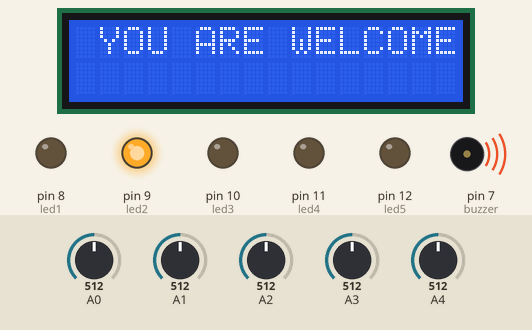
This sketch was run on a simulated Arduino Uno, built with avr-gcc and run on an emulated ATmega328P. Parts: 16×2 character LCD, output pins drawn as LEDs (lit = HIGH), buzzer (waves = sounding, pin HIGH). Inputs (shaded band) come from the test bench; at power-on: A0 = 512, A2 = 512, A3 = 512, A1 = 512, A4 = 512. What the sketch prints to the serial monitor is not drawn.

Above: at 1.9 s.
At 3.5 s:
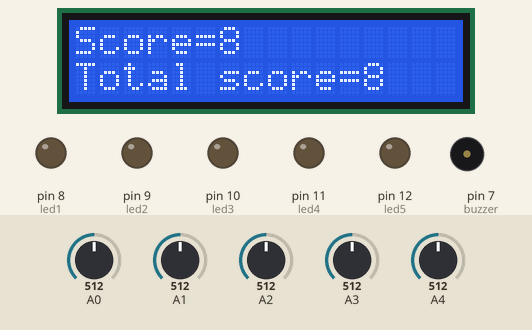
3.6 s: A0 set to 972
5.6 s: A0 set to 1005
At 7.9 s:
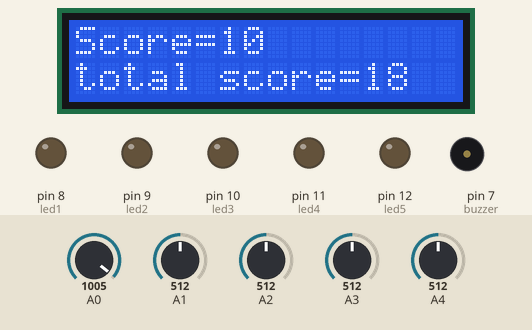
8.7 s: A2 set to 685
10.6 s: A2 set to 707
At 12.2 s:
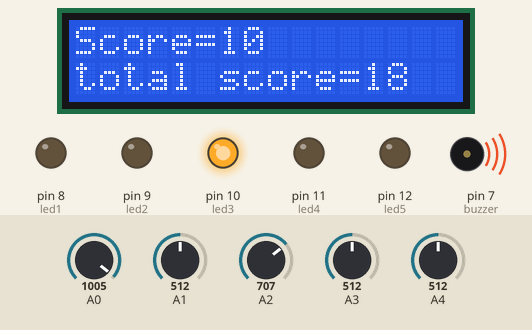
13.7 s: A3 set to 788
15.6 s: A3 set to 813
At 17.1 s:
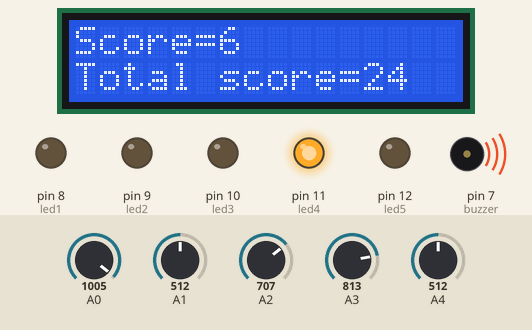
Timing chart, 0 to 19.0 s (numbered marks = the images above; inputs shaded):
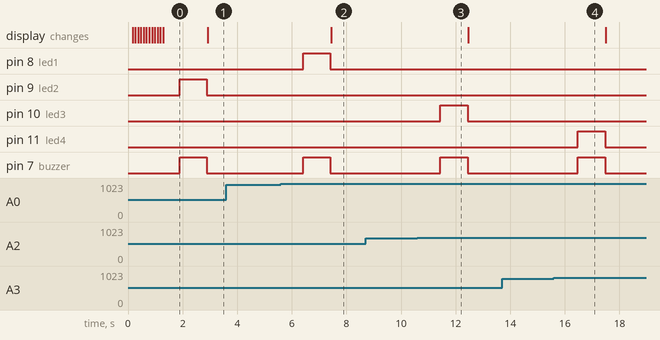

Measured:
- the behaviour switches between 990 and 991 on A0 (found by bisection; images 1 and 2)
- the behaviour switches between 699 and 700 on A2 (found by bisection; images 2 and 3)
- the behaviour switches between 800 and 801 on A3 (found by bisection; images 3 and 4)
- after the input at 3.6 s, every drawn part: stays the same
- after the input at 5.6 s, pin 8 (led1), pin 7 (buzzer): LOW → HIGH after 0.81 s, → LOW 1.0 s later; the display: changes after 1.8 s (image 2)
- after the input at 8.7 s, every drawn part: stays the same
- after the input at 10.6 s, pin 10 (led3), pin 7 (buzzer): LOW → HIGH after 0.84 s, → LOW 1.0 s later
- after the input at 13.7 s, every drawn part: stays the same
- after the input at 15.6 s, pin 11 (led4), pin 7 (buzzer): LOW → HIGH after 0.87 s, → LOW 1.0 s later
- what the display in image 0 shows lasts 1.6 s, from 1.3 s to 2.9 s

The sketch:

Archery_code.ino
```cpp
//Archery code, Written by Nauser Alam on 24/10/2023;
#include<Wire.h>
#include <LiquidCrystal_I2C.h>
#include<string.h>
#include <SoftwareSerial.h>
LiquidCrystal_I2C lcd(0x27, 16, 2);
SoftwareSerial BTSerial(10, 11);
#define lcd_pin1 A0;
#define lcd_pin2 A1;
#define lcd_pin3 A2;
#define lcd_pin4 A3;
#define lcd_pin5 A4;
//#define led1 8;
//#define led2 9;
//#define buzzer 10;
int c=0;
int e=990,e1=499,e2=699,e3=800,e4=920;


void setup() {
  int led1=8;
  int led2=9;
  int led3=10;
  int led4=11;
  int led5=12;
  int buzzer=7;
 //lcd.begin(16,2);
 lcd.init();
  lcd.setBacklight(1);
  Serial.begin(9600);
  pinMode(led1,OUTPUT);
  pinMode(led2,OUTPUT);
  pinMode(led3,OUTPUT);
  pinMode(led4,OUTPUT);
  pinMode(led5,OUTPUT);
  pinMode(buzzer,OUTPUT);
   displayMovingWords(100);

}


void loop(){
  int analogreading1=analogRead(A0);
  int analogreading2=analogRead(A1);
  int analogreading3=analogRead(A2);
  int analogreading4=analogRead(A3);
  int analogreading5=analogRead(A4);
//  int analogreading2=analogRead(A1);
//  Serial.print("p1=");
//  Serial.print(analogreading1);
//  delay(100);
// Serial.println("p2=");
// Serial.print(analogreading2);
//  delay(100);
//    Serial.println("pressure3=");
//  Serial.print(analogreading3);
//    delay(100);
// Serial.println("pressure4=");
// Serial.print(analogreading4);
//  delay(100);
//   Serial.println("pressure5=");
// Serial.print(analogreading5);

 delay(500);
 //***************************************************************
  if (analogreading1>e) {
    e=analogreading1;
    digitalWrite(8,HIGH);
    digitalWrite(7,HIGH);
    delay(1000);
    digitalWrite(8,LOW);
    digitalWrite(7,LOW);
    lcd.clear();
    c=c+10;
    BTSerial.print(10);
    BTSerial.print(c);
    lcd.setCursor(0,0);
    lcd.print("Score=10");
    lcd.setCursor(0,1);
    lcd.print("total score=");
    lcd.print(c);
    Serial.print(10);
    //Serial.print(c);
    delay(1000);

  }


  //****************************************************************

  //****************************************************************
   if (analogreading2>e1) {
     e1=analogreading2;
    digitalWrite(9,HIGH);
    digitalWrite(7,HIGH);
    delay(1000);
    digitalWrite(9,LOW);
    digitalWrite(7,LOW);

    c=c+8;
    BTSerial.print(8);
    BTSerial.print(c);
    lcd.clear();
    lcd.setCursor(0,0);
    lcd.print("Score=8");
    lcd.setCursor(0,1);
    lcd.print("Total score=");
    lcd.print(c);
    Serial.print(8);
    //Serial.print(c);
    delay(1000);
      }
      //***************************************************************
      //***************************************************************
         if (analogreading3>e2) {
     e2=analogreading3;
    digitalWrite(10,HIGH);
    digitalWrite(7,HIGH);
    delay(1000);
    digitalWrite(10,LOW);
    digitalWrite(7,LOW);

    c=c+6;
    BTSerial.print(6);
    BTSerial.print(c);
    lcd.clear();
    lcd.setCursor(0,0);
    lcd.print("Score=6");
    lcd.setCursor(0,1);
    lcd.print("Total score=");
    lcd.print(c);
    Serial.print(6);
    //Serial.print(c);
    delay(1000);
    }

      //***************************************************************

            //***************************************************************
         if (analogreading4>e3) {
     e3=analogreading4;
    digitalWrite(11,HIGH);
    digitalWrite(7,HIGH);
    delay(1000);
    digitalWrite(11,LOW);
    digitalWrite(7,LOW);

    c=c+4;
    BTSerial.print(4);
    BTSerial.print(c);
    lcd.clear();
    lcd.setCursor(0,0);
    lcd.print("Score=4");
    lcd.setCursor(0,1);
    lcd.print("Total score=");
    lcd.print(c);
    Serial.print(4);
    //Serial.print(c);
    delay(1000);
    }

      //***************************************************************

            //***************************************************************
         if (analogreading5>e4) {
     e4=analogreading5;
    digitalWrite(12,HIGH);
    digitalWrite(7,HIGH);
    delay(1000);
    digitalWrite(12,LOW);
    digitalWrite(7,LOW);

    c=c+2;
    BTSerial.print(2);
    BTSerial.print(c);
    lcd.clear();
    lcd.setCursor(0,0);
    lcd.print("Score=2");
    lcd.setCursor(0,1);
    lcd.print("Total score=");
    lcd.print(c);
    Serial.print(2);
    //Serial.print(c);
    delay(1000);
    }

      //***************************************************************

}
  /////////////////////////////////////

// Function to display moving words;
void displayMovingWords(int speed) {
  lcd.setCursor(1,0);
  lcd.print("Y");
  delay(speed);

    lcd.setCursor(2,0);
  lcd.print("O");
  delay(speed);

    lcd.setCursor(3,0);
  lcd.print("U");
  delay(speed);

    lcd.setCursor(5,0);
  lcd.print("A");
  delay(speed);

    lcd.setCursor(6,0);
  lcd.print("R");
  delay(speed);

    lcd.setCursor(7,0);
  lcd.print("E");
  delay(speed);

    lcd.setCursor(9,0);
  lcd.print("W");
  delay(speed);

    lcd.setCursor(10,0);
  lcd.print("E");
  delay(speed);

    lcd.setCursor(11,0);
  lcd.print("L");
  delay(speed);

    lcd.setCursor(12,0);
  lcd.print("C");
  delay(speed);

    lcd.setCursor(13,0);
  lcd.print("O");
  delay(speed);

    lcd.setCursor(14,0);
  lcd.print("M");
  delay(speed);

    lcd.setCursor(15,0);
  lcd.print("E");
  delay(speed);

  //////////////////////////////////////

}
```
